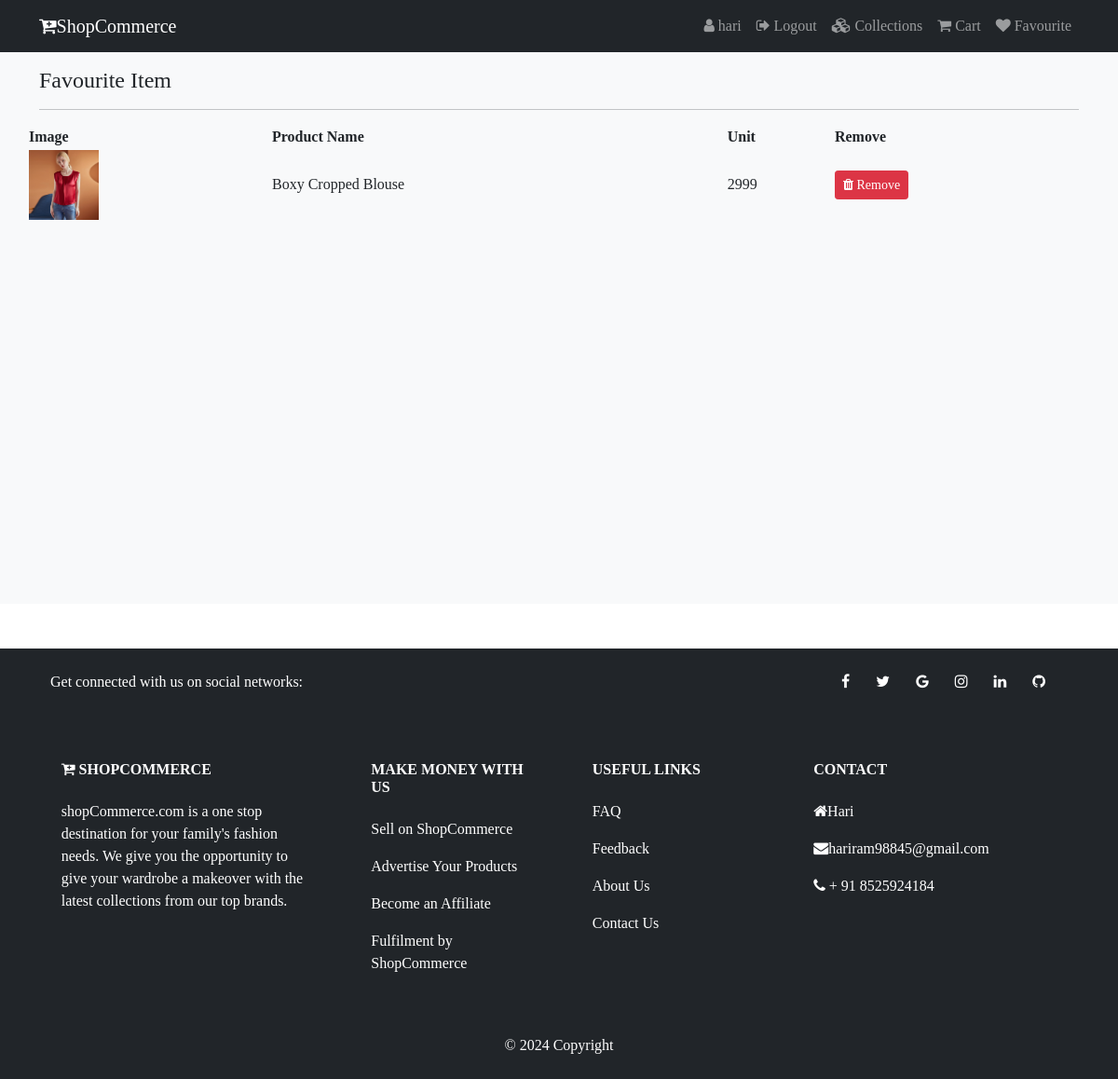
The app's page /fav_view_page (signed in) with its own data.
### shop/models.py (models this page shows, shortened)
class Favourite(models.Model):
    user = models.ForeignKey(User,on_delete=models.CASCADE)
    product = models.ForeignKey(Product,on_delete=models.CASCADE)
    created_at = models.DateTimeField(auto_now_add=True)

class Product(models.Model):
    catageory = models.ForeignKey(Catageory, on_delete=models.CASCADE)
    name = models.CharField(max_length=150, null=False, blank=False)
    vendor = models.CharField(max_length=150, null=False, blank=False)
    product_image = models.ImageField(upload_to=getfile, null=True, blank=True)  # Fixed function name
    quantity = models.IntegerField(null=False, blank=False)
    original_price = models.FloatField(null=False, blank=False)
    selling_price = models.FloatField(null=False, blank=False)
    description = models.TextField(max_length=500, null=False, blank=False)
    status = models.BooleanField(default=False, help_text="0-show,1-Hidden")
    trending = models.BooleanField(default=False, help_text="0-show,1-Trending")
    created_at = models.DateTimeField(auto_now_add=True)

### shop/views.py (the view)
# urls.py: path('fav_view_page',v1.fav_view_page,name='fav_view_page'),
def fav_view_page(request):
  if request.user.is_authenticated:
    fav=Favourite.objects.filter(user=request.user)
    return render(request,"shop/fav.html",{"fav":fav})
  else:
    return redirect("/")

### templates/shop/fav.html (shortened to what this page needs)
{% extends 'shop/main.html' %}
{% block content %}
<section class="bg-light py-4 my-5" style="min-height:600px;">
  <div class="container">
    <div class="row">
      <div class="col-12">
        <h4 class="mb-3">Favourite Item</h4>
        <hr style="border-color:#b8bfc2;">
      </div>
      <table>
          <tr>
              <th>Image</th>
              <th>Product Name</th>
              <th>Unit</th>
              <th>Remove</th>
          </tr>
          {% for item in fav %}
         <tr>
            <td><img src="{{item.product.product_image.url}}" height="75px" alt="{{item.product.name}}"></td>
            <td>{{item.product.name}}</td>
            <td>{{item.product.selling_price | stringformat:'d'}}</td>
            <td><a href="{% url 'remove_fav' item.id %}"  onclick="return confirm('Are you sure? to Remove')"  class="btn btn-danger btn-sm"><i class="fa fa-trash"></i> Remove</a></td>
          </tr>
          {% endfor %}
      </table>
    </div>
    </div>
</section>
{% endblock content %}

### templates/shop/navbar.html (shortened to what this page needs)
<nav class="navbar navbar-expand-lg navbar-dark bg-dark fixed-top">
  <div class="container">
    <a class="navbar-brand" href="#"><i class="fa fa-cart-plus"></i>ShopCommerce</a>
    <div class="collapse navbar-collapse" id="navbarNav">
      <ul class="navbar-nav ms-auto">
        {% if request.user.is_authenticated %}
          <a class="nav-link" aria-current="page" href="#"><i class="fa fa-user"></i> {{request.user}}</a>
          <a class="nav-link" aria-current="page" href="{% url 'logout' %}"><i class="fa fa-sign-out"></i> Logout</a>
        {% else %}
          <a class="nav-link" href="{% url 'login' %}"><i class="fa fa-sign-in"></i> Login</a>
          <a class="nav-link" href="{% url 'register' %}"><i class="fa fa-users"></i> Register</a>
        {% endif %}
          <a class="nav-link" href="{% url 'collections' %}"><i class="fa fa-cubes"></i> Collections</a>
          <a class="nav-link" href="{% url 'cart' %}"><i class="fa fa-shopping-cart"></i> Cart</a>
          <a class="nav-link" href="{% url 'fav_view_page' %}"><i class="fa fa-heart"></i> Favourite</a>
      </ul>
    </div>
  </div>
</nav>

### static/css/style.css (style rules this page uses)
body { font-family: "Mulish", "sans-serif"; }
a { text-decoration:none; }

### records on screen
Favourite: product.product_image (picture), product.name "Boxy Cropped Blouse", product.selling_price "2999"

### other values on screen
{{ request.user }} "hari"
